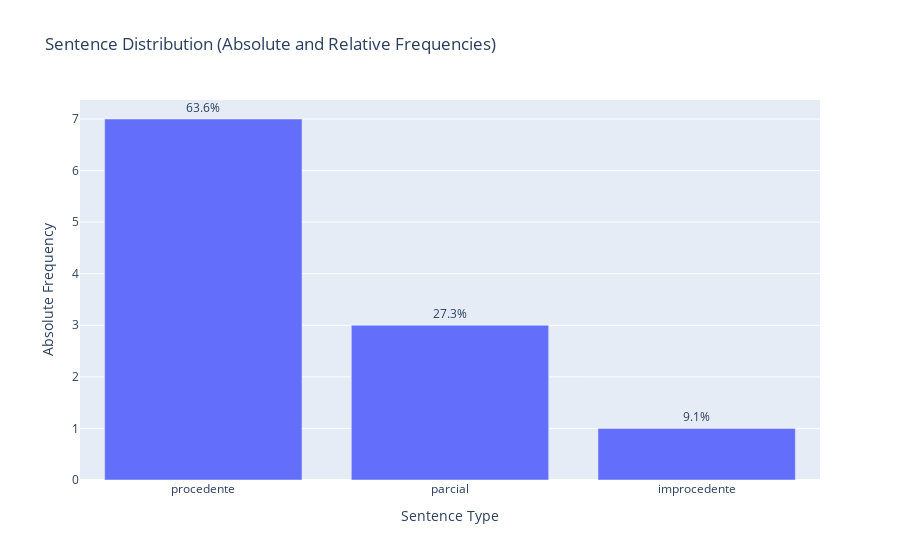

Notebook cell for this chart:
### Markdown cell above
### **3.4. Distribution of Sentences**

The analysis of the sentences issued indicates that the majority of cases result in a **procedente** decision (Figure 3), suggesting that a large part of the actions have a solid legal basis.

Distribution of decisions:
- **Procedente:** Predominant sentence (50.7%).
- **Parcialmente procedente:** Represents a significant portion of cases (28.0%).
- **Improcedente:** Less common, but present (18.5%).
- **Homologação:** Minority of cases (2.8%).

The high rate of procedência may indicate that the petitions presented have a solid legal basis.

### Code cell
# Creating dataframe for visualization
df_sentenca = df["sentença"].value_counts().reset_index()
df_sentenca.columns = ["Sentence Type", "Absolute Frequency"]
df_sentenca["Relative Frequency (%)"] = (df_sentenca["Absolute Frequency"] / df_sentenca["Absolute Frequency"].sum()) * 100

# Creating bar chart with percentage
fig = px.bar(df_sentenca, x="Sentence Type", y="Absolute Frequency",
             text=df_sentenca["Relative Frequency (%)"].apply(lambda x: f"{x:.1f}%"),
             title="Sentence Distribution (Absolute and Relative Frequencies)")

fig.update_traces(textposition='outside')
fig.show()

### Figure 1 — Plotly figure (JSON) as saved in the notebook; plotly's stock layout.template omitted (floating-point values rounded to 4 significant figures)
{"data": [{"alignmentgroup": "True", "hovertemplate": "Sentence Type=%{x}<br>Absolute Frequency=%{y}<br>text=%{text}<extra></extra>", "legendgroup": "", "marker": {"color": "#636efa", "pattern": {"shape": ""}}, "name": "", "offsetgroup": "", "orientation": "v", "showlegend": false, "text": ["63.6%", "27.3%", "9.1%"], "textposition": "outside", "type": "bar", "x": ["procedente", "parcial", "improcedente"], "xaxis": "x", "y": [7, 3, 1], "yaxis": "y"}], "layout": {"barmode": "relative", "legend": {"tracegroupgap": 0}, "title": {"text": "Sentence Distribution (Absolute and Relative Frequencies)"}, "xaxis": {"anchor": "y", "domain": [0, 1], "title": {"text": "Sentence Type"}}, "yaxis": {"anchor": "x", "domain": [0, 1], "title": {"text": "Absolute Frequency"}}}}
